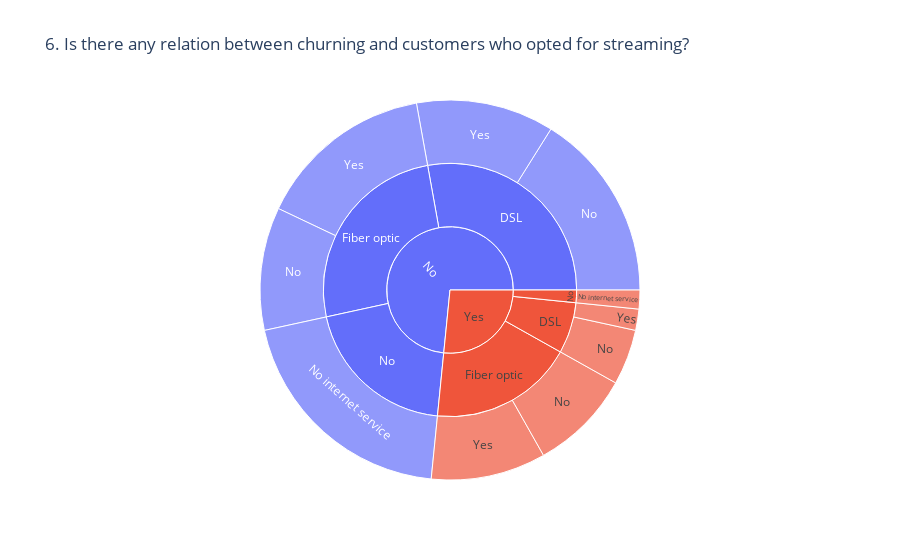

Notebook source saved alongside this figure:
### Markdown cell above
### 6. Is there any relation between churning and customers who opted for streaming?

### Code cell
fig = px.sunburst(df1.groupby(['Churn', 'InternetService', 'StreamingTV']).size().reset_index(name='count'), 
                            path=['Churn', 'InternetService', 'StreamingTV'], values='count', 
                            title='6. Is there any relation between churning and customers who opted for streaming?')

fig.show()

### Figure 1 — Plotly figure (JSON) as saved in the notebook; plotly's stock layout.template omitted (floating-point values rounded to 4 significant figures)
{"data": [{"branchvalues": "total", "domain": {"x": [0, 1], "y": [0, 1]}, "hovertemplate": "labels=%{label}<br>count=%{value}<br>parent=%{parent}<br>id=%{id}<extra></extra>", "ids": ["No/DSL/No", "Yes/DSL/No", "No/Fiber optic/No", "Yes/Fiber optic/No", "No/No/No internet service", "Yes/No/No internet service", "No/DSL/Yes", "Yes/DSL/Yes", "No/Fiber optic/Yes", "Yes/Fiber optic/Yes", "No/DSL", "Yes/DSL", "No/Fiber optic", "Yes/Fiber optic", "No/No", "Yes/No", "No", "Yes"], "labels": ["No", "No", "No", "No", "No internet service", "No internet service", "Yes", "Yes", "Yes", "Yes", "DSL", "DSL", "Fiber optic", "Fiber optic", "No", "No", "No", "Yes"], "name": "", "parents": ["No/DSL", "Yes/DSL", "No/Fiber optic", "Yes/Fiber optic", "No/No", "Yes/No", "No/DSL", "Yes/DSL", "No/Fiber optic", "Yes/Fiber optic", "No", "Yes", "No", "Yes", "No", "Yes", "", ""], "type": "sunburst", "values": [1131, 332, 736, 610, 1407, 113, 826, 127, 1063, 687, 1957, 459, 1799, 1297, 1407, 113, 5163, 1869]}], "layout": {"legend": {"tracegroupgap": 0}, "title": {"text": "6. Is there any relation between churning and customers who opted for streaming?"}}}
